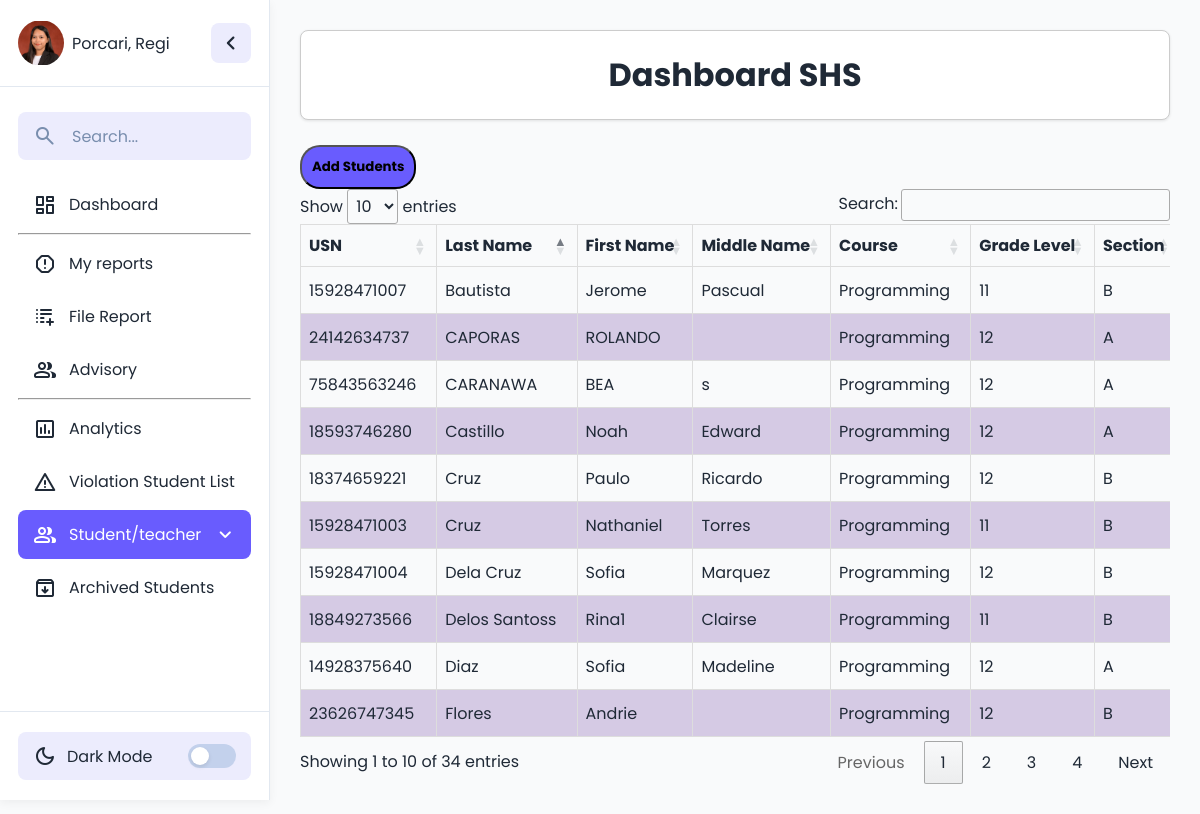
/admin/admin_seniorhigh.php (signed in), run on the app's committed database.
### tables this page shows
CREATE TABLE `shs_tbl` (
  `id` int(11) NOT NULL,
  `usn` bigint(113) NOT NULL,
  `lname` varchar(33) NOT NULL,
  `fname` varchar(33) NOT NULL,
  `mname` varchar(32) NOT NULL,
  `idstrandcourse` int(11) DEFAULT NULL,
  `glevel` varchar(33) DEFAULT NULL,
  `section` varchar(12) NOT NULL,
  `genid` int(11) DEFAULT NULL,
  `birthdate` date NOT NULL,
  `address` varchar(333) NOT NULL,
  `iddepartment` int(11) DEFAULT NULL,
  `vio_record` int(11) NOT NULL,
  `Archive` int(11) NOT NULL
);

CREATE TABLE `strandcourse_tbl` (
  `idstrandcourse` int(11) NOT NULL,
  `strandcourse` varchar(33) NOT NULL,
  `max_section` int(11) NOT NULL,
  `shs_college` int(11) NOT NULL
);

### admin/admin_seniorhigh.php (the view, shortened to what this page needs)
<?php
include("../config/db_connect.php");
$current_user_id = $_SESSION['user_id'];
mysqli_query($conn, "UPDATE users SET last_activity = CURRENT_TIMESTAMP WHERE id = $current_user_id");
$name = $_SESSION['user_name'];
$profile = $_SESSION['profile'];
$sql = "
SELECT
    shs_tbl.id,
    shs_tbl.usn,
    shs_tbl.lname,
    shs_tbl.fname,
    shs_tbl.mname,
    strandcourse_tbl.strandcourse,
    gender_tbl.gender,
    shs_tbl.birthdate,
    shs_tbl.address,
    shs_tbl.glevel,
    shs_tbl.vio_record,
    shs_tbl.section,
    shsdep_tbl.department
FROM shs_tbl
JOIN strandcourse_tbl ON shs_tbl.idstrandcourse = strandcourse_tbl.idstrandcourse
JOIN shsdep_tbl ON shs_tbl.iddepartment = shsdep_tbl.iddepartment
JOIN gender_tbl ON shs_tbl.genid = gender_tbl.genid
WHERE Archive = 0
";
$result = mysqli_query($conn, $sql);
?>
<!DOCTYPE html>
<html lang="en">
<head>
  <link rel="stylesheet" href="../assets/style.css">
  <link rel="stylesheet" href="https://cdn.datatables.net/1.13.6/css/jquery.dataTables.min.css">
</head>
<body style="">
  <div class="container">
    <aside class="sidebar collapsed">
      <div class="sidebar-header">
        <div style="display: flex; align-items: center; gap: 8px;">
          <img src="<?php echo $profile; ?>" style="width:46px;  height: 46px;
  display: block;
  object-fit: contain;
  border-radius: 50%; transition: opacity 0.4s ease;" id="profilePic" alt="Profile" />
          <span id="userName"><?php echo htmlspecialchars($name); ?></span>
        </div>
        <button class="sidebar-toggle">
          <span class="material-symbols-rounded">chevron_left</span>
        </button>
      </div>
      <div class="sidebar-content">
        <form action="#" class="search-form">
          <span class="material-symbols-rounded">search</span>
          <input type="search" placeholder="Search..." required />
        </form>
        <ul class="menu-list">
          <li class="menu-item">
            <a href="#" class="menu-link ">
              <span class="material-symbols-rounded">dashboard</span>
              <span class="menu-label">Dashboard</span>
            </a>
          </li>
          <hr>
          <li class="menu-item">
            <a href="admin_myreport.php" class="menu-link ">
              <span class="material-symbols-rounded">report</span>
              <span class="menu-label">My reports</span>
            </a>
          </li>
          <li class="menu-item">
            <a href="report_violation.php" class="menu-link">
              <span class="material-symbols-rounded">forms_add_on</span>
              <span class="menu-label">File Report</span>
            </a>
          </li>
          <li class="menu-item">
            <a href="admin_advisorydashboard.php" class="menu-link">
              <span class="material-symbols-rounded">group</span>
              <span class="menu-label">Advisory</span>
            </a>
          </li>
          <hr>
          <li class="menu-item">
            <a href="admin_summary.php" class="menu-link">
              <span class="material-symbols-rounded">insert_chart</span>
              <span class="menu-label">Analytics</span>
            </a>
          </li>
          <li class="menu-item">
            <a href="guidance_violation.php" class="menu-link ">
              <span class="material-symbols-rounded">warning</span>
              <span class="menu-label">Violation Student List</span>
            </a>
          </li>
          <li class="menu-item has-dropdown">
            <a href="#" class="menu-link dropdown-toggle active">
              <span class="material-symbols-rounded">group</span>
              <span class="menu-label">Student/teacher</span>
              <span class="material-symbols-rounded arrow">expand_more</span>
            </a>
          </li>
          <li class="menu-item">
            <a href="admin_studentarchived.php" class="menu-link">
              <span class="material-symbols-rounded">archive</span>
              <span class="menu-label">Archived Students</span>
            </a>
          </li>
        </ul>
      </div>
      <div class="sidebar-footer">
        <button class="theme-toggle">
          <div class="theme-label">
            <span class="theme-icon material-symbols-rounded">dark_mode</span>
            <span class="theme-text">Dark Mode</span>
          </div>
          <div class="theme-toggle-track">
            <div class="theme-toggle-indicator"></div>
          </div>
        </button>
      </div>
    </aside>
    <div class="main-content" style="
  overflow: hidden auto;
  scrollbar-width: thin;">
      <h1 class="card">Dashboard SHS</h1>
      <br>
      <a href="admin_addstudent.php"> <button class="add-btn">
          <p class="btn-addlabel"><b>Add Students</b></p>
        </button></a>
      <br>
      <div id="tableContainer" style="
            overflow-x: auto;overflow-y: hidden;
    -webkit-overflow-scrolling: touch;  width: 100%;
    border-collapse: collapse;
    white-space: nowrap; /* prevent wrapping */">
        <table id="shsTable">
          <thead>
            <tr>
              <th>USN</th>
              <th>Last Name</th>
              <th>First Name</th>
              <th>Middle Name</th>
              <th>Course</th>
              <th>Grade Level</th>
              <th>Section</th>
            </tr>
          </thead>
          <tbody>
            <?php
            if (mysqli_num_rows($result) > 0) {
              while ($row = mysqli_fetch_assoc($result)) {
                echo "
                        <tr>
                            <td style='display:none'>{$row['id']}</td>
                    <td>{$row['usn']}</td>
                    <td>{$row['lname']}</td>
                    <td>{$row['fname']}</td>
                    <td>{$row['mname']}</td>
                    <td>{$row['strandcourse']}</td>
                     <td>{$row['glevel']}</td>
                    <td style='display:none'>{$row['birthdate']}</td>
                    <td style='display:none'>{$row['address']}</td>
                    <td>{$row['section']}</td>
                    <td>{$row['gender']}</td>
                    <td>{$row['vio_record']}</td>
                    <td style='display:none'>{$row['department']}</td>
                    <th>
        <button  class='editBtn' data-id='{$row['id']}'>EDIT</button>
        <button style='' class='deleteBtn' data-id='{$row['id']}'>Delete</button>
    </th>
                        </tr>";
              }
            } else {
              echo "<tr><td colspan='10' style='text-align:center;'>No data found</td></tr>";
            }
            ?>
          </tbody>
        </table>
      </div>
    </div>
  </div>
</body>
</html>

### assets/style.css (style rules this page uses)
* { margin: 0; padding: 0; box-sizing: border-box; font-family: "Poppins", sans-serif; }
.card { border: 1px solid #ccc; border-radius: 8px; padding: 20px; background-color: #f9f9f9; text-align: center; box-shadow: 0 2px 5px rgba(0, 0, 0, 0.1); }
.add-btn { background-color:rgb(105, 92, 254); padding:10px; border-radius: 20px; transition: color 0.3s ease; }
.btn-addlabel { color: var(--color-btn); }
.arrow { margin-left: auto; transition: transform 0.3s ease; }
:root { --color-bg-form: #ECECFD; --color-bg-form-input: #A6B7D2; --color-btn:rgb(0, 0, 0); --color-text-primary: #1F2936; --color-text-placeholder: #798EAE; --color-bg-primary: #f9fafb; --color-bg-secondary: #ECECFD; --color-bg-sidebar: #FFFFFF; --color-border-hr: #E2E8F0; --color-hover-primary: #695CFE; --color-hover-secondary: #e2e2fb; --color-shadow: rgba(0, 0, 0, 0.05); }
body { min-height: 100vh; background: var(--color-bg-primary); }
.sidebar { position: sticky; top: 0; width: 270px; height: 100vh; display: flex; flex-shrink: 0; flex-direction: column; background: var(--color-bg-sidebar); border-right: 1px solid var(--color-border-hr); box-shadow: 0 3px 9px var(--color-shadow); transition: width 0.4s ease; }
.sidebar .sidebar-header { padding: 20px 18px; display: flex; position: relative; align-items: center; justify-content: space-between; border-bottom: 1px solid var(--color-border-hr); }
.site-nav .sidebar-toggle, .sidebar-header .sidebar-toggle { height: 40px; width: 40px; border: none; cursor: pointer; display: flex; position: absolute; right: 18px; align-items: center; justify-content: center; border-radius: 8px; color: var(--color-text-primary); background: var(--color-bg-secondary); transition: 0.4s ease; }
.sidebar-header .sidebar-toggle span { font-size: 1.75rem; transition: transform 0.4s ease; }
.sidebar .sidebar-content { flex: 1; padding: 20px 18px; overflow: hidden auto; scrollbar-width: thin; scrollbar-color: var(--color-text-placeholder) transparent; }
.sidebar-content .search-form { border-radius: 8px; min-height: 48px; margin: 5px 0 20px; align-items: center; display: flex; padding: 0 15px; white-space: nowrap; background: var(--color-bg-secondary); transition: 0.4s ease; }
.sidebar-content .search-form span { color: var(--color-text-placeholder); }
.search-form input { background: none; outline: none; border: none; width: 100%; margin-left: 15px; font-size: 1rem; color: var(--color-text-primary); }
.search-form input::placeholder { color: var(--color-text-placeholder); }
.sidebar-content .menu-list { display: flex; gap: 4px; list-style: none; flex-direction: column; }
.menu-list .menu-link { display: flex; gap: 12px; white-space: nowrap; border-radius: 8px; padding: 12px 15px; align-items: center; text-decoration: none; color: var(--color-text-primary); transition: 0.3s ease; }
.menu-link .menu-label { transition: opacity 0.3s ease; }
.sidebar .sidebar-footer { padding: 20px 18px; white-space: nowrap; border-top: 1px solid var(--color-border-hr); }
.sidebar-footer .theme-toggle { width: 100%; min-height: 48px; border-radius: 8px; display: flex; align-items: center; cursor: pointer; border: none; padding: 0 15px; white-space: nowrap; color: var(--color-text-primary); background: var(--color-bg-secondary); transition: 0.3s ease; }
.theme-toggle .theme-label { display: flex; gap: 10px; align-items: center; }
.theme-toggle .theme-label .theme-text { font-size: 1rem; transition: opacity 0.4s 0.2s ease; }
.theme-toggle .theme-toggle-track { height: 24px; width: 48px; border-radius: 999px; margin-left: auto; background: #c3d1ec; position: relative; transition: opacity 0.4s 0.2s ease, background-color 0.3s ease; }
.theme-toggle-track .theme-toggle-indicator { position: absolute; top: 3px; left: 3px; width: 18px; height: 18px; border-radius: 50%; background-color: #fff; box-shadow: 0 2px 4px rgba(0, 0, 0, 0.1); transition: transform 0.3s ease; }
.container { display: flex; }
.container .main-content { flex: 1; padding: 30px; color: var(--color-text-primary); }
.main-content .card { border-radius: 8px; padding: 20px; background-color: var(--color-bg-sidebar); box-shadow: 0 1px 3px rgba(0, 0, 0, 0.1); }

### data on the page
shs_tbl: usn "18374659221", lname "Cruz", fname "Paulo", mname "Ricardo", idstrandcourse.strandcourse "Programming", glevel "12", section "B"
shs_tbl: usn "18849273566", lname "Delos Santoss", fname "Rina1", mname "Clairse", idstrandcourse.strandcourse "Programming", glevel "11", section "B"
shs_tbl: usn "18593746280", lname "Castillo", fname "Noah", mname "Edward", idstrandcourse.strandcourse "Programming", glevel "12", section "A"
shs_tbl: usn "14928375640", lname "Diaz", fname "Sofia", mname "Madeline", idstrandcourse.strandcourse "Programming", glevel "12", section "A"
shs_tbl: usn "75843563246", lname "CARANAWA", fname "BEA", mname "s", idstrandcourse.strandcourse "Programming", glevel "12", section "A"
shs_tbl: usn "24142634737", lname "CAPORAS", fname "ROLANDO", idstrandcourse.strandcourse "Programming", glevel "12", section "A"
shs_tbl: usn "15928471003", lname "Cruz", fname "Nathaniel", mname "Torres", idstrandcourse.strandcourse "Programming", glevel "11", section "B"
shs_tbl: usn "15928471004", lname "Dela Cruz", fname "Sofia", mname "Marquez", idstrandcourse.strandcourse "Programming", glevel "12", section "B"
shs_tbl: usn "15928471007", lname "Bautista", fname "Jerome", mname "Pascual", idstrandcourse.strandcourse "Programming", glevel "11", section "B"
shs_tbl: usn "23626747345", lname "Flores", fname "Andrie", idstrandcourse.strandcourse "Programming", glevel "12", section "B"

### other printed values
$name "Porcari, Regi"
